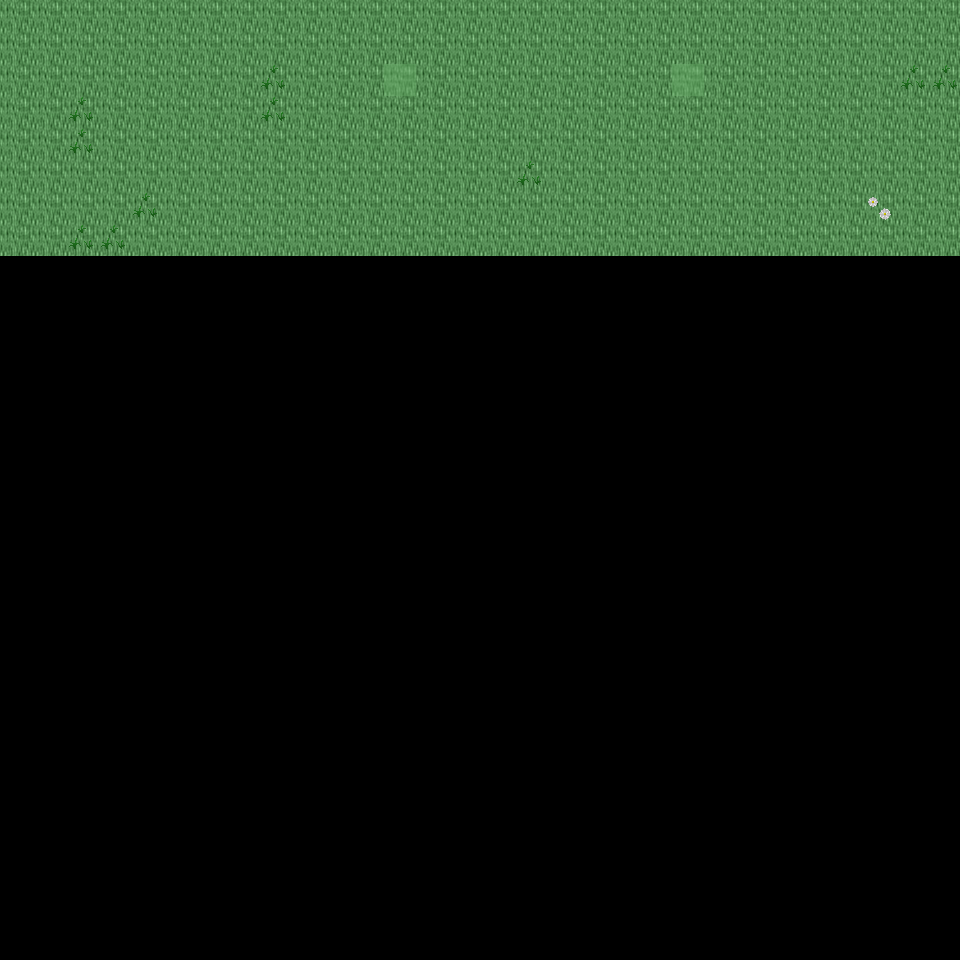

This is a level from a 2D game, rendered from its Tiled map with the project's own tilesets. A one-line summary and the map file follow, with tile-layer data summarised:
An orthogonal 30x30 tile map with 32x32 px tiles, 6 tile layers (Ground, Object, Object2, Above, ...), 33 tilesets and 2 objects (2x mapExit).

<map version="1.0" orientation="orthogonal" renderorder="right-down" width="30" height="30" tilewidth="32" tileheight="32" nextobjectid="3">
  <tileset firstgid="1" name="tileset_ground_ground" tilewidth="32" tileheight="32" tilecount="33" columns="3">
    <image source="../drawable/tileset_ground_ground.png" width="96" height="352" />
  </tileset>
  <tileset firstgid="34" name="tileset_ground_ice_ice" tilewidth="32" tileheight="32" tilecount="3" columns="3">
    <image source="../drawable/tileset_ground_ice_ice.png" width="96" height="32" />
  </tileset>
  <tileset firstgid="37" name="tileset_ground_water_pool" tilewidth="32" tileheight="32" tilecount="72" columns="3">
    <image source="../drawable/tileset_ground_water_pool.png" width="96" height="768" />
  </tileset>
  <tileset firstgid="109" name="tileset_ground_grass_edges" tilewidth="32" tileheight="32" tilecount="36" columns="12">
    <image source="../drawable/tileset_ground_grass_edges.png" width="384" height="96" />
  </tileset>
  <tileset firstgid="145" name="tileset_ground_ridge_ice_2" tilewidth="32" tileheight="32" tilecount="42" columns="7">
    <image source="../drawable/tileset_ground_ridge_ice_2.png" width="224" height="192" />
  </tileset>
  <tileset firstgid="187" name="tileset_ground_ridge_earth_dark" tilewidth="32" tileheight="32" tilecount="96" columns="12">
    <image source="../drawable/tileset_ground_ridge_earth_dark.png" width="384" height="256" />
  </tileset>
  <tileset firstgid="283" name="tileset_ground_rock_pebbles" tilewidth="32" tileheight="32" tilecount="3" columns="1">
    <image source="../drawable/tileset_ground_rock_pebbles.png" width="32" height="96" />
  </tileset>
  <tileset firstgid="286" name="tileset_plant_grasses" tilewidth="32" tileheight="32" tilecount="6" columns="3">
    <image source="../drawable/tileset_plant_grasses.png" width="96" height="64" />
  </tileset>
  <tileset firstgid="292" name="tileset_plant_bush_bushes" tilewidth="32" tileheight="32" tilecount="10" columns="5">
    <image source="../drawable/tileset_plant_bush_bushes.png" width="160" height="64" />
  </tileset>
  <tileset firstgid="302" name="tileset_ground_cobbled_paving" tilewidth="32" tileheight="32" tilecount="1" columns="1">
    <image source="../drawable/tileset_ground_cobbled_paving.png" width="32" height="32" />
  </tileset>
  <tileset firstgid="303" name="tileset_ground_grass_corners" tilewidth="32" tileheight="32" tilecount="24" columns="6">
    <image source="../drawable/tileset_ground_grass_corners.png" width="192" height="128" />
  </tileset>
  <tileset firstgid="327" name="tileset_plant_flower_daisy_white" tilewidth="32" tileheight="32" tilecount="8" columns="2">
    <image source="../drawable/tileset_plant_flower_daisy_white.png" width="64" height="128" />
  </tileset>
  <tileset firstgid="335" name="tileset_plant_flower_daisy_blue" tilewidth="32" tileheight="32" tilecount="8" columns="2">
    <image source="../drawable/tileset_plant_flower_daisy_blue.png" width="64" height="128" />
  </tileset>
  <tileset firstgid="343" name="tileset_item_armor_sword_rack" tilewidth="32" tileheight="32" tilecount="4" columns="2">
    <image source="../drawable/tileset_item_armor_sword_rack.png" width="64" height="64" />
  </tileset>
  <tileset firstgid="347" name="tileset_plant_stump_small_stump" tilewidth="32" tileheight="32" tilecount="4" columns="2">
    <image source="../drawable/tileset_plant_stump_small_stump.png" width="64" height="64" />
  </tileset>
  <tileset firstgid="351" name="tileset_item_postbox" tilewidth="32" tileheight="32" tilecount="4" columns="2">
    <image source="../drawable/tileset_item_postbox.png" width="64" height="64" />
  </tileset>
  <tileset firstgid="355" name="tileset_item_armor_weapons_rack" tilewidth="32" tileheight="32" tilecount="18" columns="9">
    <image source="../drawable/tileset_item_armor_weapons_rack.png" width="288" height="64" />
  </tileset>
  <tileset firstgid="373" name="tileset_item_pot_pot_golden_centred" tilewidth="32" tileheight="32" tilecount="3" columns="3">
    <image source="../drawable/tileset_item_pot_pot_golden_centred.png" width="96" height="32" />
  </tileset>
  <tileset firstgid="376" name="tileset_logic_creature_orc" tilewidth="32" tileheight="32" tilecount="6" columns="6">
    <image source="../drawable/tileset_logic_creature_orc.png" width="192" height="32" />
  </tileset>
  <tileset firstgid="382" name="tileset_logic_creature_animal" tilewidth="32" tileheight="32" tilecount="32" columns="8">
    <image source="../drawable/tileset_logic_creature_animal.png" width="256" height="128" />
  </tileset>
  <tileset firstgid="414" name="tileset_logic_creature_gnome" tilewidth="32" tileheight="32" tilecount="6" columns="6">
    <image source="../drawable/tileset_logic_creature_gnome.png" width="192" height="32" />
  </tileset>
  <tileset firstgid="420" name="tileset_logic_portal" tilewidth="32" tileheight="32" tilecount="24" columns="8">
    <image source="../drawable/tileset_logic_portal.png" width="256" height="96" />
  </tileset>
  <tileset firstgid="444" name="tileset_logic_collision" tilewidth="32" tileheight="32" tilecount="1" columns="1">
    <image source="../drawable/tileset_logic_collision.png" width="32" height="32" />
  </tileset>
  <tileset firstgid="445" name="tileset_logic_creature_frogman" tilewidth="32" tileheight="32" tilecount="3" columns="3">
    <image source="../drawable/tileset_logic_creature_frogman.png" width="96" height="32" />
  </tileset>
  <tileset firstgid="448" name="tileset_ground_water_swamp_water" tilewidth="32" tileheight="32" tilecount="33" columns="3">
    <image source="../drawable/tileset_ground_water_swamp_water.png" width="96" height="352" />
  </tileset>
  <tileset firstgid="481" name="tileset_plant_grasses_swamp" tilewidth="32" tileheight="32" tilecount="42" columns="6">
    <image source="../drawable/tileset_plant_grasses_swamp.png" width="192" height="224" />
  </tileset>
  <tileset firstgid="523" name="tileset_plant_stump_hollow_logs" tilewidth="32" tileheight="32" tilecount="6" columns="3">
    <image source="../drawable/tileset_plant_stump_hollow_logs.png" width="96" height="64" />
  </tileset>
  <tileset firstgid="529" name="tileset_plant_tree_tree_darkgreen" tilewidth="32" tileheight="32" tilecount="88" columns="8">
    <image source="../drawable/tileset_plant_tree_tree_darkgreen.png" width="256" height="352" />
  </tileset>
  <tileset firstgid="617" name="tileset_plant_tree_dead_tree_3" tilewidth="32" tileheight="32" tilecount="16" columns="4">
    <image source="../drawable/tileset_plant_tree_dead_tree_3.png" width="128" height="128" />
  </tileset>
  <tileset firstgid="633" name="tileset_building_chimney_smoke" tilewidth="32" tileheight="32" tilecount="40" columns="4">
    <image source="../drawable/tileset_building_chimney_smoke.png" width="128" height="320" />
  </tileset>
  <tileset firstgid="673" name="tileset_building_huts" tilewidth="32" tileheight="32" tilecount="338" columns="26">
    <image source="../drawable/tileset_building_huts.png" width="832" height="416" />
  </tileset>
  <tileset firstgid="1011" name="tileset_logic_creature_fowl" tilewidth="32" tileheight="32" tilecount="6" columns="6">
    <image source="../drawable/tileset_logic_creature_fowl.png" width="192" height="32" />
  </tileset>
  <tileset firstgid="1017" name="tileset_logic_creature_elemental" tilewidth="32" tileheight="32" tilecount="16" columns="8">
    <image source="../drawable/tileset_logic_creature_elemental.png" width="256" height="64" />
  </tileset>
  <layer name="Ground" width="30" height="30">
    <data>[900 cells, 240 non-empty, 1 distinct tile ids]</data>
  </layer>
  <layer name="Object" width="30" height="30">
    <data>[900 cells, 12 non-empty, 2 distinct tile ids]</data>
  </layer>
  <layer name="Object2" width="30" height="30">
    <data>[900 cells, 1 non-empty, 1 distinct tile ids]</data>
  </layer>
  <layer name="Above" width="30" height="30">
    <data>[900 cells, 0 non-empty, 0 distinct tile ids]</data>
  </layer>
  <layer name="Above2" width="30" height="30">
    <data>[900 cells, 0 non-empty, 0 distinct tile ids]</data>
  </layer>
  <layer name="Walkable" width="30" height="30">
    <data>[900 cells, 2 non-empty, 1 distinct tile ids]</data>
  </layer>
  <objectgroup name="MapEvents">
    <object id="1" name="north" type="mapExit" x="0" y="0" width="960" height="32">
      <properties>
        <property name="map" value="level_0_x187_y45" />
        <property name="x" value="0" />
        <property name="y" value="28" />
      </properties>
    </object>
    <object id="2" name="east" type="mapExit" x="928" y="0" width="32" height="960">
      <properties>
        <property name="map" value="level_0_x188_y46" />
        <property name="x" value="1" />
        <property name="y" value="0" />
      </properties>
    </object>
  </objectgroup>
</map>
